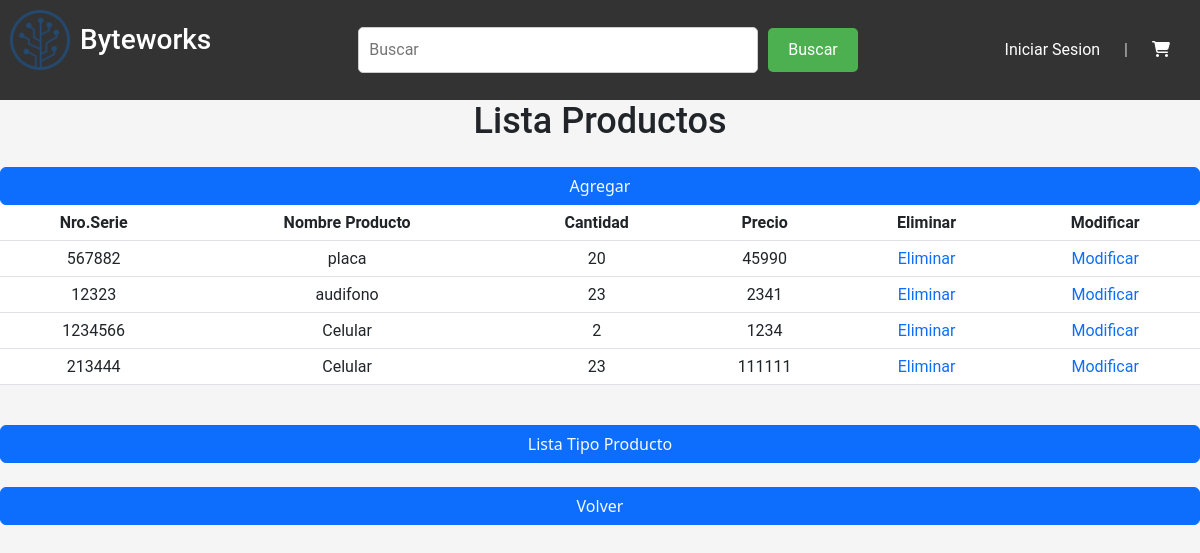
The page /lista_productos on the database as committed earlier.
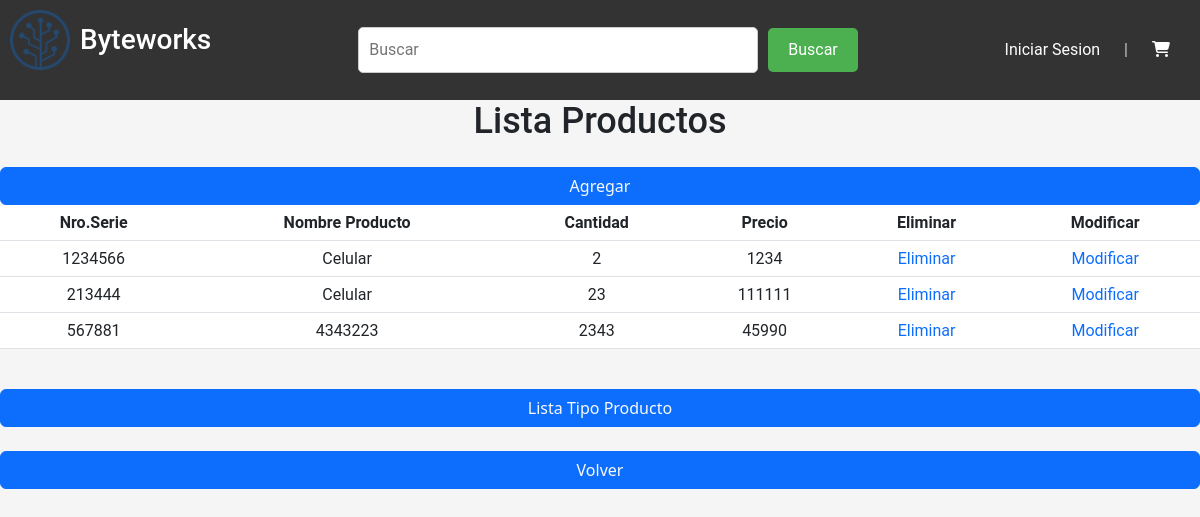
The same page on the database as committed later.
### venta/models.py (models this page shows, shortened)
class Productos(models.Model):
    nroSerie = models.CharField(primary_key=True, max_length=10)
    nombreProducto = models.CharField(max_length=20)
    cantidadProducto = models.CharField(max_length=20)
    precioProducto = models.CharField(max_length=20, default="")
    descProducto = models.CharField(max_length=60, default="")
    id_tipoProducto = models.ForeignKey('TipoProducto',on_delete=models.CASCADE, db_column='idTipoProducto', default="")
    activo = models.IntegerField(default=0)

### venta/views.py (the view)
# urls.py: path('lista_productos', views.ProductosList, name='lista_productos'),
def ProductosList(request):
    lista_productos = Productos.objects.raw('SELECT * FROM venta_productos')
    context = {"productos":lista_productos}
    return render(request,'venta/productosList.html',context)

### venta/templates/venta/productosList.html (shortened to what this page needs)
{% load static %}
<html lang="en">
<head>
    <link href="https://cdn.jsdelivr.net/npm/bootstrap@5.3.0-alpha1/dist/css/bootstrap.min.css" rel="stylesheet"
>
	<link rel="stylesheet" href='{% static "css/style.css" %}'>
</head>
<body>
    <header>
		<a href='{% url "home" %}' class="logo">
			<img src='{% static "img/logo.png" %}' alt="logo empresa">
			<div class="byteworks">
				<h2>Byteworks</h2>
			</div>
		</a>
		<form class="busqueda" method="get">
			<input type="text" placeholder="Buscar">
			<button type="submit">Buscar</button>
		</form>
		<nav>
			<ul>
				<li><a href="{% url 'inicioSe' %}">Iniciar Sesion</a></li>
				<li>|</li>
				<a href="{% url 'carro' %}"><li><i class="fa-solid fa-cart-shopping"></i></li></a>
			</ul>
		</nav>
	</header>
    <div class="text-center">
        <h1 id="textList">Lista Productos</h1>
    </div>
    <br>
    <a class="text-primary text-decoration-none btn btn-primary text-light" href="{% url 'productosAdd' %}">Agregar <a></a>
    <table class="table">
        {% if productos %}
            <th>Nro.Serie</th>
            <th>Nombre Producto</th>
            <th>Cantidad</th>
            <th>Precio</th>
            <th>Eliminar</th>
            <th>Modificar</th>
            {% for tmp in productos %}
                <tr>
                    <td>{{tmp.nroSerie}}</td>
                    <td>{{tmp.nombreProducto}}</td>
                    <td>{{tmp.cantidadProducto}}</td>
                    <td>{{tmp.precioProducto}}</td>
                    <td><a class="text-primary text-decoration-none" href="{% url 'productos_del' pk=tmp.nroSerie %}">Eliminar</a></td>
                    <td><a class="text-primary text-decoration-none" href="{% url 'productos_findEdit' pk=tmp.nroSerie %}">Modificar</a></td>
                </tr>
            {% endfor %}
        {% endif %}
    </table>
    <br>
    <a class="text-primary text-decoration-none btn btn-primary text-light" href="{% url 'lista_tipoProducto' %}">Lista Tipo Producto <a>
    <br>
    <a class="text-primary text-decoration-none btn btn-primary text-light" href="{% url 'home' %}">Volver <a>
</body>
</html>

### venta/static/css/style.css (style rules this page uses)
* { box-sizing: border-box; margin: 0; padding: 0; font-family: 'roboto' ,'sans-serif'; }
a { text-decoration: none; color: #ffffff; }
body { background-color: #f5f5f5; display: flex; flex-direction: column; min-height: 100vh; }
header { display: flex; background-color: #333333; justify-content: space-between; align-items: center; color: #ccc; min-height: 100px; padding: 10px; }
.logo { display: flex; align-items: center; }
.logo img { width: 60px; margin-right: 10px; }
form { display: flex; justify-content: center; align-items: center; }
input[type="text"] { padding: 10px; border: 1px solid #ccc; border-radius: 5px; font-size: 16px; width: 400px; }
button[type="submit"] { background-color: #4CAF50; color: white; border: none; border-radius: 5px; padding: 10px 20px; font-size: 16px; margin-left: 10px; cursor: pointer; }
h1 { font-size: 36px; margin: 0; }
nav ul { list-style: none; margin: 0; padding: 0; }
nav li { display: inline-block; margin-right: 20px; }
nav a { color: #fff; text-decoration: none; }
h2 { font-size: 28px; margin-bottom: 20px; }
img { max-width: 100%; margin-bottom: 20px; }
button { background-color: #333; color: #fff; border: none; border-radius: 4px; padding: 10px 20px; cursor: pointer; transition: background-color 0.2s ease; }

Rows that differ between the two databases and show on the page:
removed Productos: nroSerie "567882", nombreProducto "placa", cantidadProducto "20", precioProducto "45990"
removed Productos: nroSerie "12323", nombreProducto "audifono", cantidadProducto "23", precioProducto "2341"
added Productos: nroSerie "567881", nombreProducto "4343223", cantidadProducto "2343", precioProducto "45990"
